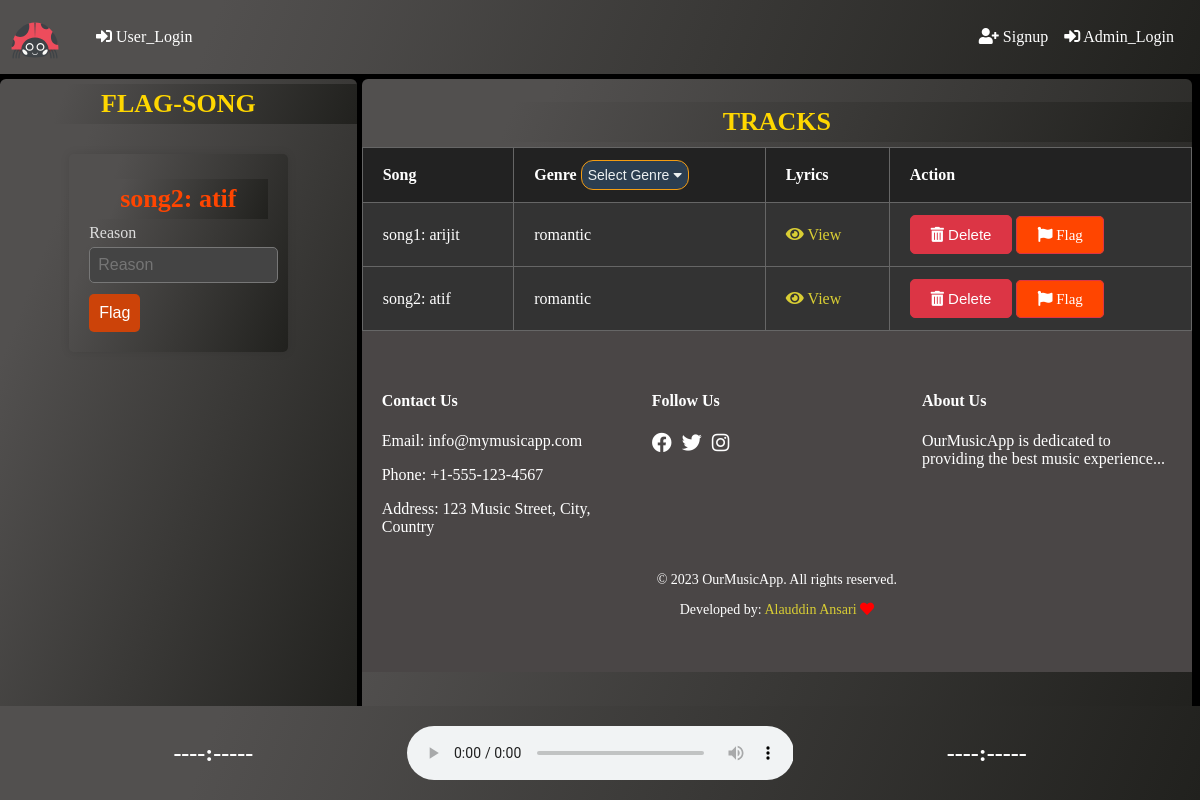
Before: /flag_song/ee8cc085-18fa-4d98-9e9e-bb0b39f7a711 with the older database file.
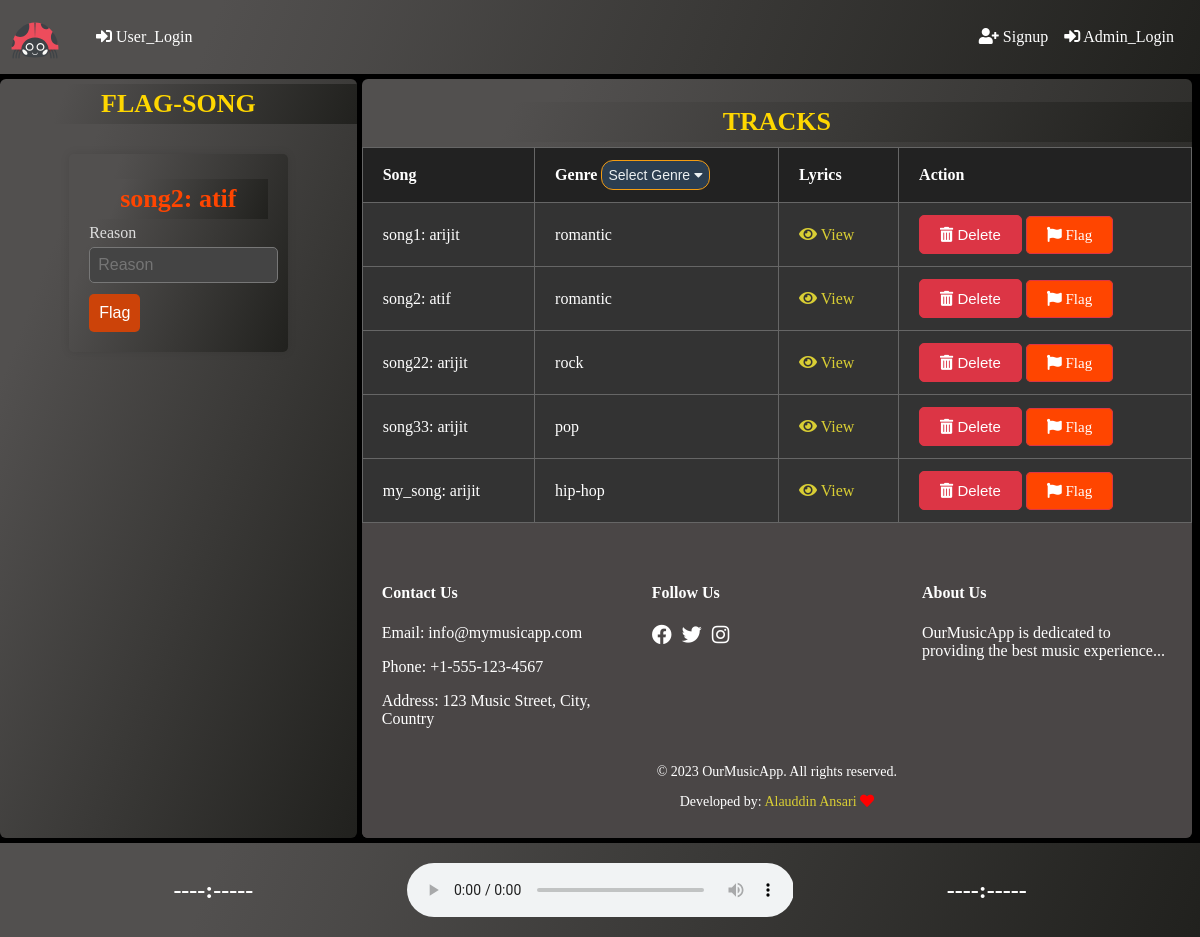
After: the same page with the newer database file.
### models/music_model.py (models this page shows)
class Song(db.Model):
    id = db.Column(db.String(36), primary_key=True, default=generate_uuid, unique=True)
    title = db.Column(db.String(100), nullable=False)
    artist = db.Column(db.String(100), nullable=False)
    lyrics = db.Column(db.Text)
    genre = db.Column(db.String(50))
    hits = db.Column(db.Integer, default=0)
    creator_id = db.Column(db.String(36), db.ForeignKey('user.id'), nullable=False)
    average_rating = db.Column(db.Float, default=0.0)
    ratings = db.relationship('Rating', backref='song', lazy=True)

### views/song_view.py (the view, shortened to what this page needs)
class FlagSongView(MethodView):
    def get(self, song_id):
        song_to_flag = Song.query.get(song_id)
        is_flagged = FlaggedContent.query.filter_by(song_id=song_id).first()
        if is_flagged:
            is_flagged = True
        else:
            is_flagged = False
        songs = Song.query.all()
        stats_data = admin_stats()
        return render_template('flag_song.html', song_to_flag=song_to_flag, is_flagged=is_flagged,stats_data=stats_data, songs=songs)

### templates/flag_song.html (shortened to what this page needs)
{% extends 'layout.html' %}
{% block post_login_form %}
    <h1 id="heading">FLAG-SONG</h1>
    <form class="upload-form" method="POST" action="{{ url_for('song.flag_song', song_id=song_to_flag.id) }}">
        <h1 id ="heading" style="color: orangered;">{{ song_to_flag.title }}: {{ song_to_flag.artist }}</h1>
        <div class="form-group">
            <label for="reason">Reason</label>
            {% if not is_flagged %}
                <input type="text" id="reason" name="reason" placeholder="Reason" class="form-control">
            {% else %}
                <input type="text" id="reason" name="reason" placeholder="The song is already flagged!!" class="form-control">
            {% endif %}
        </div>
        {% if not is_flagged %}
           <input type="submit" value="Flag" class="btn btn-primary">
        {% endif %}
    </form>
{% endblock %}
{% block content %}
    <table class="data-table" style="animation: none;">
        <h1 id="heading">TRACKS</h1>
        <thead>
            <tr>
                <th>Song</th>
                <th>
                    Genre
                    <div class="dropdown">
                        <button class="dropbtn">Select Genre <i class="fa fa-caret-down"></i></button>
                    </div>
                </th>
                <th>Lyrics</th>
                <th>Action</th>
            </tr>
        </thead>
        <tbody>
            {% for song in songs %}
                <tr class="data-row">
                    <td>{{ song.title }}: {{ song.artist }}</td>
                    <td>{{ song.genre }}</td>
                    <td><a href="{{ url_for('song.song_lyrics', id=song.id) }}"><i class="fas fa-eye"></i> View</a></td>
                    <td>
                        {% set action_url = url_for('song.delete_song', id=song.id) %}
                        <button id="delete-btn" onclick="showConfirmation('{{ action_url }}')"><i class="fas fa-trash-alt"></i> Delete</button>
                        <a href="{{ url_for('song.flag_song', song_id=song.id) }}" style="background-color: orangered;" id="delete-btn"><i class="fas fa-flag"></i> Flag</a>
                    </td>
                </tr>
            {% endfor %}
        </tbody>
    </table>
{% endblock %}

Changed rows visible on the page:
added Song: title "song22", artist "arijit", genre "rock"
added Song: title "song33", artist "arijit", genre "pop"
added Song: title "my_song", artist "arijit", genre "hip-hop"
